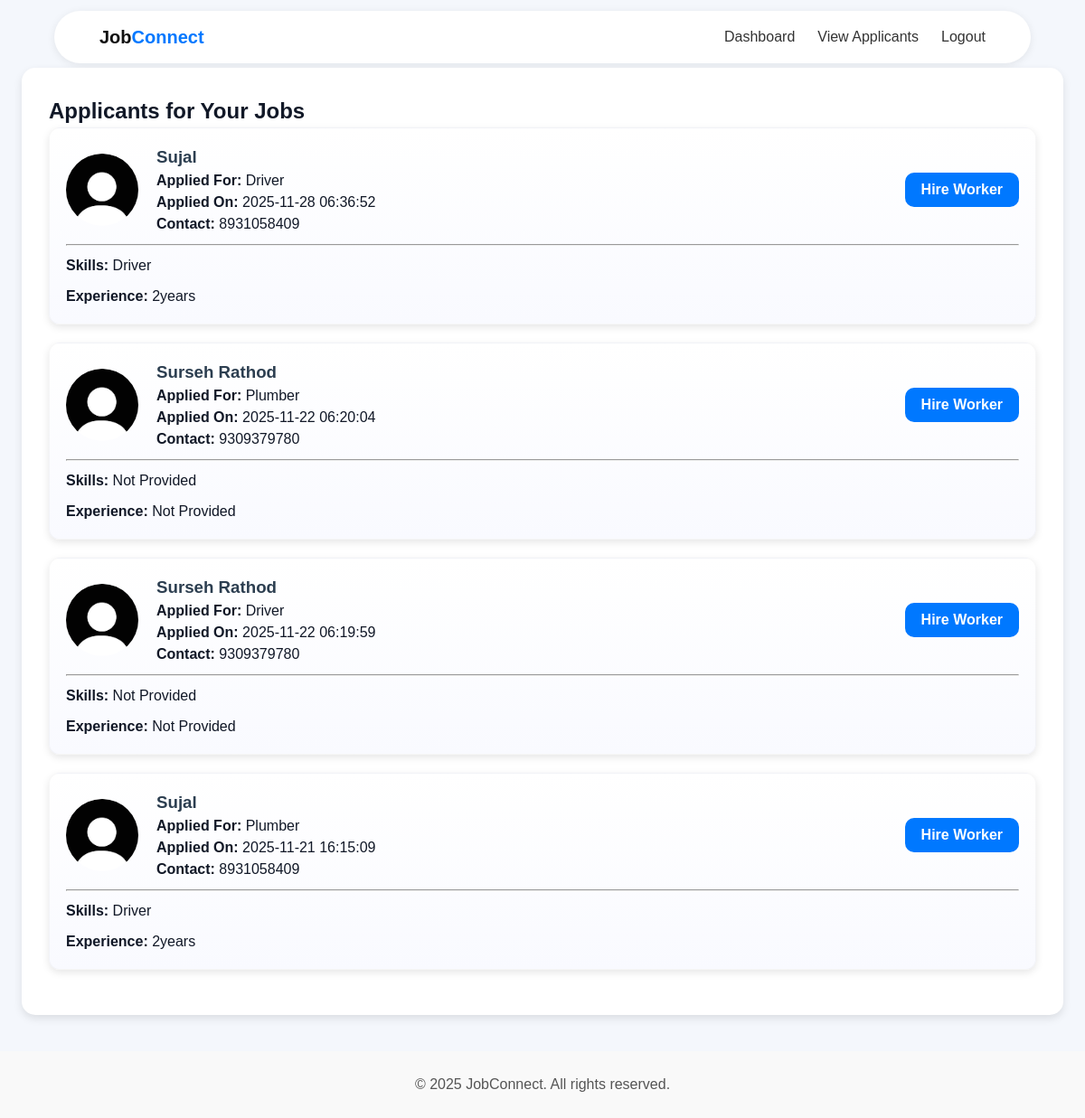
The app's page /view-applicants (signed in) with its own data.
### tables this page shows
CREATE TABLE applications (
    id INTEGER PRIMARY KEY AUTOINCREMENT,
    worker_id INTEGER NOT NULL,
    job_id INTEGER NOT NULL,
    applied_at TIMESTAMP DEFAULT CURRENT_TIMESTAMP,
    FOREIGN KEY (worker_id) REFERENCES users (id),
    FOREIGN KEY (job_id) REFERENCES jobs (id),
    UNIQUE(worker_id, job_id)
);

CREATE TABLE users (
    id INTEGER PRIMARY KEY AUTOINCREMENT,
    name TEXT NOT NULL,
    email TEXT UNIQUE NOT NULL,
    password TEXT NOT NULL,
    role TEXT CHECK(role IN ('worker', 'employer')) NOT NULL
, is_verified INTEGER DEFAULT 0, adhar_no INTEGER (12), contact TEXT);

CREATE TABLE jobs (
    id INTEGER PRIMARY KEY AUTOINCREMENT,
    employer_id INTEGER NOT NULL,
    title TEXT NOT NULL,
    description TEXT,
    salary TEXT,
    location TEXT,
    qualifications TEXT,
    category TEXT NOT NULL,
    posted_on TIMESTAMP DEFAULT CURRENT_TIMESTAMP, start_time TEXT, end_time TEXT, duration TEXT, workers_needed INTEGER,
    FOREIGN KEY (employer_id) REFERENCES users (id)
);

CREATE TABLE worker_profiles (
    id INTEGER PRIMARY KEY AUTOINCREMENT,
    worker_id INTEGER NOT NULL,
    skills TEXT,
    experience TEXT,
    achievements TEXT,
    contact TEXT,
    resume_path TEXT,
    profile_photo TEXT,
    FOREIGN KEY (worker_id) REFERENCES users (id)
);

### app.py (the view)
@app.route('/view-applicants')
def view_applicants():
    employer_id = session.get('user_id')
    with get_conn() as conn:
        applicants = conn.execute("""
            SELECT
                a.job_id,
                a.worker_id,
                j.title AS job_title,
                u.name AS worker_name,
                u.contact AS worker_contact,
                wp.skills,
                wp.experience,
                a.applied_at

            FROM applications a
            JOIN jobs j ON a.job_id = j.id
            JOIN users u ON a.worker_id = u.id
            LEFT JOIN worker_profiles wp ON a.worker_id = wp.worker_id
            WHERE j.employer_id = ?
            ORDER BY a.applied_at DESC
        """, (employer_id,)).fetchall()
    return render_template('view_applicants.html', applicants=applicants)

### app.py (called while the page is built)
def get_conn():
    conn = sqlite3.connect(DB_PATH, timeout=10)
    conn.row_factory = sqlite3.Row
    return conn

### templates/view_applicants.html (shortened to what this page needs)
<!DOCTYPE html>
<html lang="en">
<head>
    <link rel="stylesheet" href="{{ url_for('static', filename='css/style.css') }}">
</head>
<body>
<nav class="navbar">
    <div class="logo">Job<span>Connect</span></div>
    <ul class="nav-links">
        <li><a href="{{ url_for('employer') }}">Dashboard</a></li>
        <li><a href="{{ url_for('view_applicants') }}" class="active">View Applicants</a></li>
        <li><a href="{{ url_for('logout') }}">Logout</a></li>
    </ul>
</nav>
<div class="container">
    <h2>Applicants for Your Jobs</h2>
    {% if applicants %}
        {% for a in applicants %}
           <div class="job-card">
    <div class="applicant-header">
        <div class="applicant-info">
            <img src="{{ url_for('uploaded_profile', filename=a.profile_photo) if a.profile_photo else url_for('static', filename='images/user.png') }}"
                 alt="Profile Photo" class="applicant-photo">
            <div>
                <h3>{{ a.worker_name }}</h3>
                <p><strong>Applied For:</strong> {{ a.job_title }}</p>
                <p><strong>Applied On:</strong> {{ a.applied_at }}</p>
                <p><strong>Contact:</strong> {{ a.worker_contact }}</p>
            </div>
        </div>
        <form method="POST" action="{{ url_for('hire_worker') }}">
            <button type="submit" class="btn primary">Hire Worker</button>
        </form>
    </div>
    <hr>
    <p><strong>Skills:</strong> {{ a.skills or 'Not Provided' }}</p>
    <p><strong>Experience:</strong> {{ a.experience or 'Not Provided' }}</p>
</div>
        {% endfor %}
    {% else %}
        <p style="text-align:center; color:#777;">No applicants yet.</p>
    {% endif %}
</div>
<footer>
    <p>© 2025 JobConnect. All rights reserved.</p>
</footer>
</body>
</html>

### static/css/style.css (style rules this page uses)
* { margin: 0; padding: 0; box-sizing: border-box; font-family: "Poppins", sans-serif; }
body { background: #f4f7fc; color: #333; }
.container { max-width: 900px; margin: 40px auto; background: white; padding: 30px; border-radius: 15px; box-shadow: 0 4px 10px rgba(0,0,0,0.1); }
.navbar { display: flex; justify-content: space-between; align-items: center; background: #fff; padding: 14px 50px; box-shadow: 0 2px 10px rgba(0,0,0,0.08); width: 90%; margin: 12px auto 5px auto; border-radius: 50px; }
.logo { font-weight: 700; font-size: 1.5rem; }
.logo span { color: #0078ff; }
.nav-links { display: flex; gap: 25px; list-style: none; }
.nav-links a { text-decoration: none; color: #333; font-weight: 500; transition: 0.3s; }
form { display: flex; flex-direction: column; gap: 15px; }
button, .submit-btn { background-color: #3498db; color: white; border: none; padding: 12px; font-size: 16px; border-radius: 10px; cursor: pointer; transition: 0.3s; }
.job-card { background: #ffffff; padding: 20px; border-radius: 12px; box-shadow: 0 3px 8px rgba(0,0,0,0.1); margin-bottom: 20px; transition: transform 0.2s ease; }
.job-card h3 { color: #2c3e50; }
footer { text-align: center; padding: 25px; background: #f9f9f9; color: #555; margin-top: 40px; }
:root { --bg: #f4f7fc; --card: #fff; --muted: #6b7280; --accent: #0078ff; --accent-2: #1aa261; --shadow: 0 8px 30px rgba(16,24,40,0.08); --radius-lg: 14px; --radius-md: 10px; --container: 1200px; }
* { box-sizing:border-box;margin:0;padding:0 }
html,body { height:100% }
body { font-family: "Inter", "Poppins", system-ui, -apple-system, "Segoe UI", Roboto, "Helvetica Neue", Arial; background: var(--bg); color: #111827; -webkit-font-smoothing:antialiased; -moz-osx-font-smoothing:grayscale; line-height:1.5; }
.container { width: 96%; max-width: var(--container); margin: 0 auto; }
.logo { font-weight:700;font-size:20px;color:#111 }
.logo span { color:var(--accent) }
.job-card { background:linear-gradient(180deg, rgba(255,255,255,1), rgba(249,250,255,1)); border-radius:12px;padding:18px;border:1px solid rgba(2,6,23,0.03); display:flex;flex-direction:column;gap:10px; }
.btn { padding:8px 12px;border-radius:10px;border:none;cursor:pointer;text-decoration:none;display:inline-flex;align-items:center;gap:8px;font-weight:700 }
.btn.primary { background:var(--accent);color:white;border-radius:10px;padding:10px 14px }
.btn.primary { background: var(--accent); color: #fff; padding: 10px 18px; border-radius: 10px; font-weight: 600; }
.applicant-header { display: flex; justify-content: space-between; align-items: center; }
.applicant-info { display: flex; align-items: center; gap: 20px; }
.applicant-photo { width: 80px; height: 80px; border-radius: 50%; object-fit: cover; }

### records on screen
applications: worker_name "Sujal", job_title "Driver", applied_at "2025-11-28 06:36:52", worker_contact "8931058409", skills "Driver", experience "2years"
applications: worker_name "Surseh Rathod", job_title "Plumber", applied_at "2025-11-22 06:20:04", worker_contact "9309379780", skills "Not Provided", experience "Not Provided"
applications: worker_name "Surseh Rathod", job_title "Driver", applied_at "2025-11-22 06:19:59", worker_contact "9309379780", skills "Not Provided", experience "Not Provided"
applications: worker_name "Sujal", job_title "Plumber", applied_at "2025-11-21 16:15:09", worker_contact "8931058409", skills "Driver", experience "2years"
